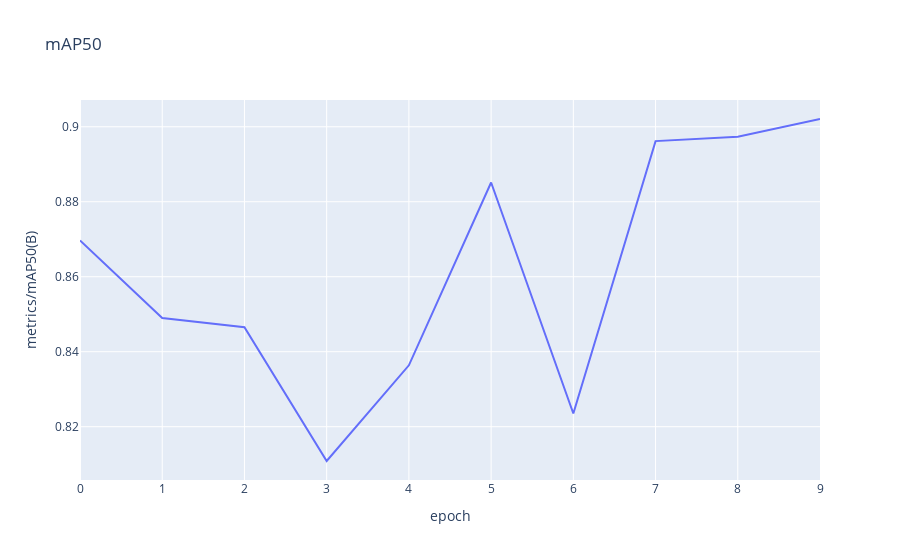

This figure's notebook cell:
### Code cell
import plotly.express as px
import pandas as pd

df = pd.read_csv(RESULT + "/runs/detect/train10/results.csv")
fig = px.line(df, x='                  epoch', y='       metrics/mAP50(B)', title='mAP50')
fig.show()

### Figure 1 — Plotly figure (JSON) as saved in the notebook; plotly's stock layout.template omitted (floating-point values rounded to 4 significant figures)
{"data": [{"hovertemplate": "                  epoch=%{x}<br>       metrics/mAP50(B)=%{y}<extra></extra>", "legendgroup": "", "line": {"color": "#636efa", "dash": "solid"}, "marker": {"symbol": "circle"}, "mode": "lines", "name": "", "orientation": "v", "showlegend": false, "type": "scatter", "x": [0, 1, 2, 3, 4, 5, 6, 7, 8, 9], "xaxis": "x", "y": [0.8697, 0.849, 0.8466, 0.8108, 0.8364, 0.8851, 0.8235, 0.8962, 0.8974, 0.9021], "yaxis": "y"}], "layout": {"legend": {"tracegroupgap": 0}, "title": {"text": "mAP50"}, "xaxis": {"anchor": "y", "domain": [0, 1], "title": {"text": "                  epoch"}}, "yaxis": {"anchor": "x", "domain": [0, 1], "title": {"text": "       metrics/mAP50(B)"}}}}
